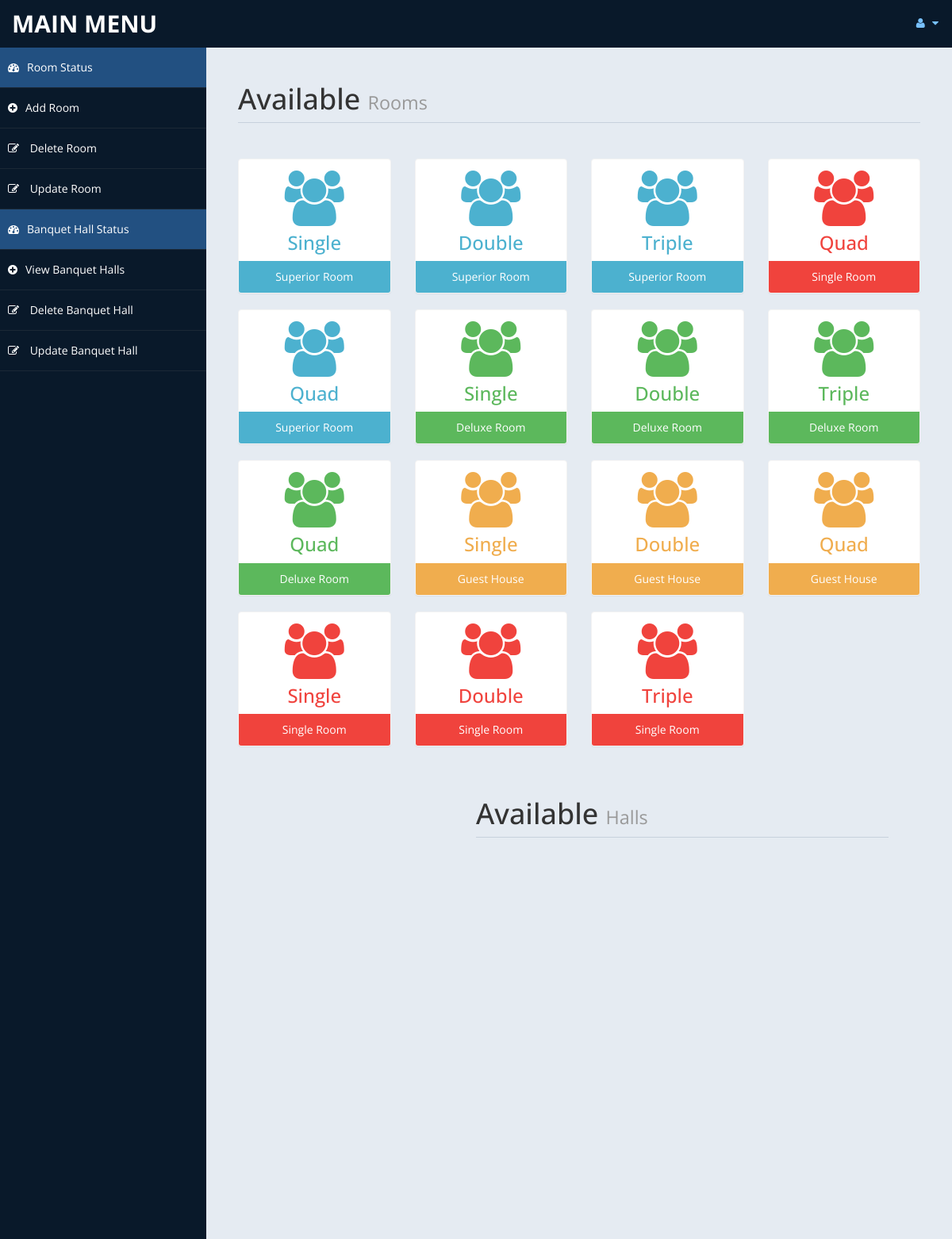
The page /admin/settings.php (signed in, upper part) on the database as committed earlier.
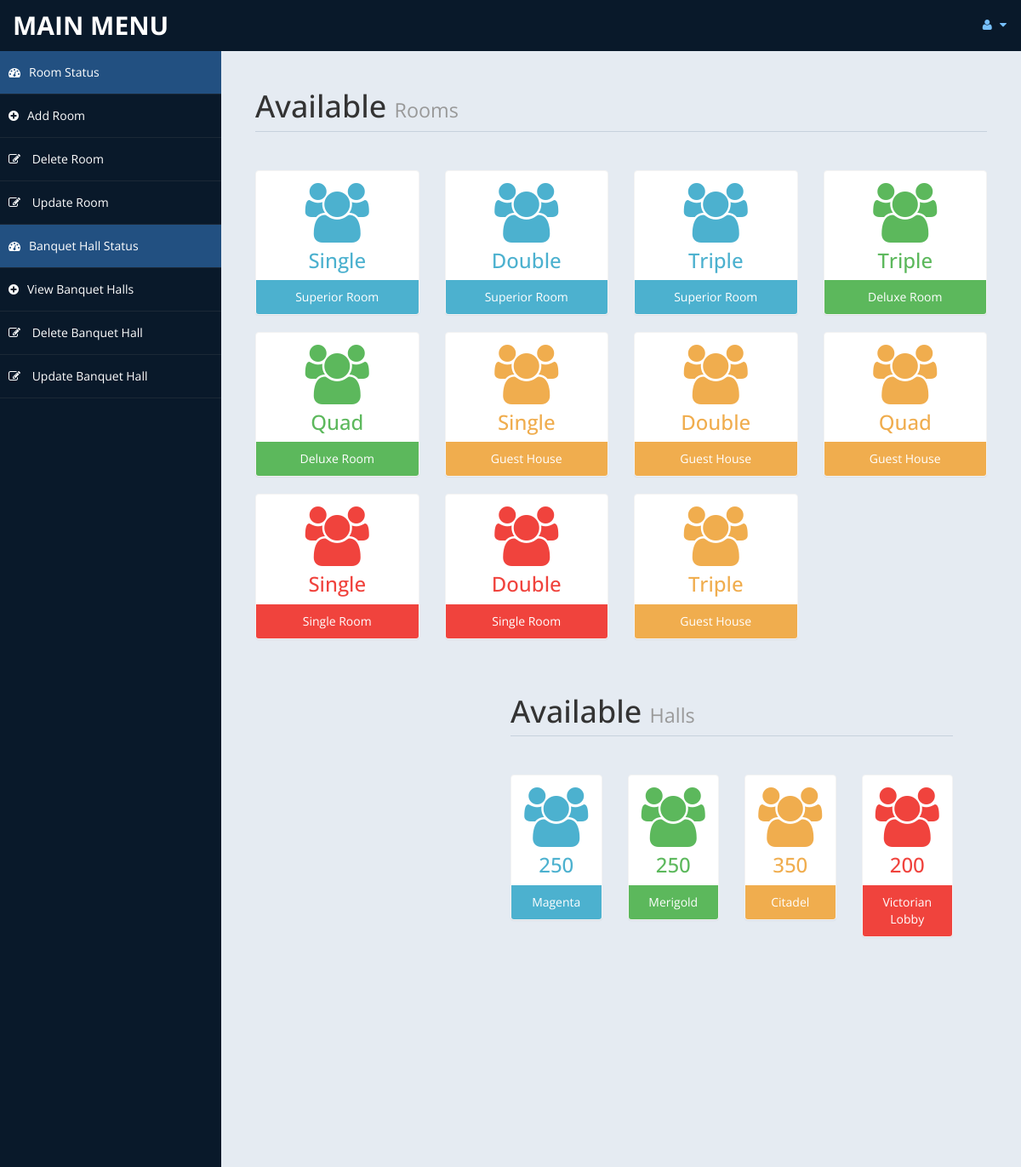
The same page on the database as committed later.
### tables this page shows
CREATE TABLE `room` (
  `id` int(10) UNSIGNED NOT NULL,
  `type` varchar(15) DEFAULT NULL,
  `bedding` varchar(10) DEFAULT NULL,
  `place` varchar(10) DEFAULT NULL,
  `cusid` int(11) DEFAULT NULL
);

CREATE TABLE `banquet` (
  `id` int(10) NOT NULL,
  `type` varchar(20) NOT NULL,
  `seats` int(10) NOT NULL,
  `place` varchar(10) NOT NULL,
  `cusid` int(10) NOT NULL
);

### admin/settings.php (the view, shortened to what the changed rows need)
<!DOCTYPE html>
<html xmlns="http://www.w3.org/1999/xhtml">
<head>
    <link href="assets/css/bootstrap.css" rel="stylesheet" />
    <link href="assets/css/font-awesome.css" rel="stylesheet" />
    <link href="assets/css/custom-styles.css" rel="stylesheet" />
</head>
<body>
    <div id="wrapper">
        <div id="page-wrapper" >
            <div id="page-inner">
			 <div class="row">
                    <div class="col-md-12">
                        <h1 class="page-header">
                           Available <small> Rooms</small>
                        </h1>
                    </div>
                </div>
             <?php
						include ('db.php');
						$sql = "select * from room";
						$re = mysqli_query($con,$sql)
				?>
                <div class="row">
				<?php
										while($row= mysqli_fetch_array($re))
										{
												$id = $row['type'];
											if($id == "Superior Room")
											{
												echo"<div class='col-md-3 col-sm-12 col-xs-12'>
													<div class='panel panel-primary text-center no-boder bg-color-blue'>
														<div class='panel-body'>
															<i class='fa fa-users fa-5x'></i>
															<h3>".$row['bedding']."</h3>
														</div>
														<div class='panel-footer back-footer-blue'>
															".$row['type']."
														</div>
													</div>
												</div>";
											}
											else if ($id == "Deluxe Room")
											{
												echo"<div class='col-md-3 col-sm-12 col-xs-12'>
													<div class='panel panel-primary text-center no-boder bg-color-green'>
														<div class='panel-body'>
															<i class='fa fa-users fa-5x'></i>
															<h3>".$row['bedding']."</h3>
														</div>
														<div class='panel-footer back-footer-green'>
															".$row['type']."
														</div>
													</div>
												</div>";
											}
											else if($id =="Guest House")
											{
												echo"<div class='col-md-3 col-sm-12 col-xs-12'>
													<div class='panel panel-primary text-center no-boder bg-color-brown'>
														<div class='panel-body'>
															<i class='fa fa-users fa-5x'></i>
															<h3>".$row['bedding']."</h3>
														</div>
														<div class='panel-footer back-footer-brown'>
															".$row['type']."
														</div>
													</div>
												</div>";
											}
											else if($id =="Single Room")
											{
												echo"<div class='col-md-3 col-sm-12 col-xs-12'>
													<div class='panel panel-primary text-center no-boder bg-color-red'>
														<div class='panel-body'>
															<i class='fa fa-users fa-5x'></i>
															<h3>".$row['bedding']."</h3>
														</div>
														<div class='panel-footer back-footer-red'>
															".$row['type']."
														</div>
													</div>
												</div>";
											}
										}
									?>
                </div>
            <div id="page-wrapper" >
            <div id="page-inner">
			 <div class="row">
                    <div class="col-md-12">
                        <h1 class="page-header">
                           Available <small> Halls</small>
                        </h1>
                    </div>
                </div>
             <?php
						include ('db.php');
						$sql = "select * from banquet";
						$re = mysqli_query($con,$sql)
				?>
                <div class="row">
				<?php
										while($row= mysqli_fetch_array($re))
										{
												$id = $row['type'];
											if($id == "Magenta")
											{
												echo"<div class='col-md-3 col-sm-12 col-xs-12'>
													<div class='panel panel-primary text-center no-boder bg-color-blue'>
														<div class='panel-body'>
															<i class='fa fa-users fa-5x'></i>
															<h3>".$row['seats']."</h3>
														</div>
														<div class='panel-footer back-footer-blue'>
															".$row['type']."
														</div>
													</div>
												</div>";
											}
											else if ($id == "Merigold")
											{
												echo"<div class='col-md-3 col-sm-12 col-xs-12'>
													<div class='panel panel-primary text-center no-boder bg-color-green'>
														<div class='panel-body'>
															<i class='fa fa-users fa-5x'></i>
															<h3>".$row['seats']."</h3>
														</div>
														<div class='panel-footer back-footer-green'>
															".$row['type']."
														</div>
													</div>
												</div>";
											}
											else if($id =="Citadel")
											{
												echo"<div class='col-md-3 col-sm-12 col-xs-12'>
													<div class='panel panel-primary text-center no-boder bg-color-brown'>
														<div class='panel-body'>
															<i class='fa fa-users fa-5x'></i>
															<h3>".$row['seats']."</h3>
														</div>
														<div class='panel-footer back-footer-brown'>
															".$row['type']."
														</div>
													</div>
												</div>";
											}
											else if($id =="Victorian Lobby")
											{
												echo"<div class='col-md-3 col-sm-12 col-xs-12'>
													<div class='panel panel-primary text-center no-boder bg-color-red'>
														<div class='panel-body'>
															<i class='fa fa-users fa-5x'></i>
															<h3>".$row['seats']."</h3>
														</div>
														<div class='panel-footer back-footer-red'>
															".$row['type']."
														</div>
													</div>
												</div>";
											}
										}
									?>
                </div>
            </div>
        </div>
</body>
</html>

Rows that differ between the two databases and show on the page:
removed room: bedding "Quad", type "Single Room"
removed room: bedding "Quad", type "Superior Room"
removed room: bedding "Single", type "Deluxe Room"
removed room: bedding "Double", type "Deluxe Room"
changed room (number 11 of 11 on the later page): type "Single Room" → "Guest House"
added banquet: seats "250", type "Magenta"
added banquet: seats "250", type "Merigold"
added banquet: seats "350", type "Citadel"
added banquet: seats "200", type "Victorian Lobby"
